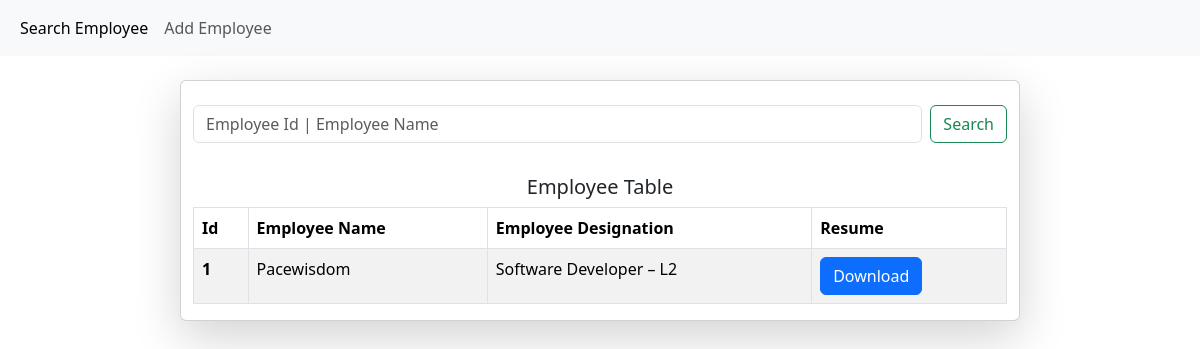
Before: / with the older database file.
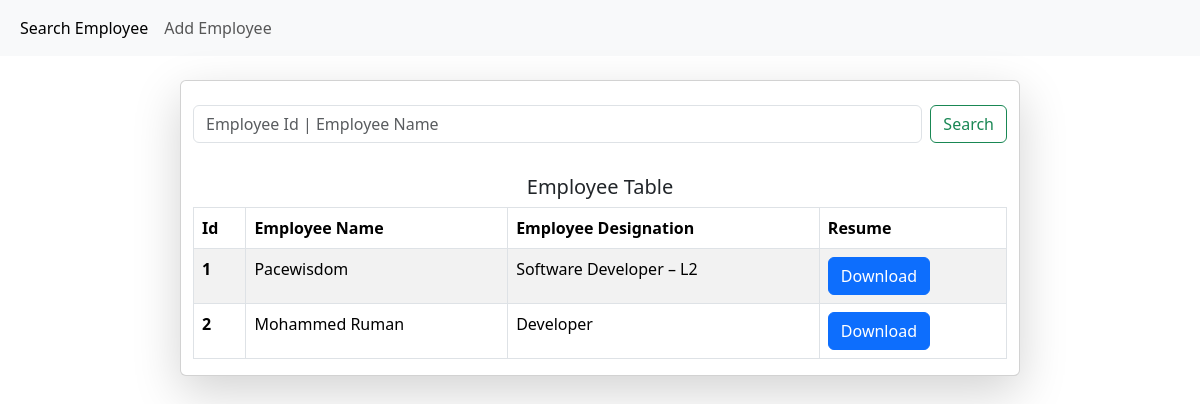
After: the same page with the newer database file.
### main/models.py (models this page shows)
class Employee(models.Model):
    name = models.CharField(max_length=80)
    designation = models.CharField(max_length=20)
    summary = models.TextField()
    projects = models.ManyToManyField('Project', related_name='employees')

### main/views.py (the view)
# urls.py: path('',views.resume_page,name='resume'),
def resume_page(request):
    employees = Employee.objects.all()
    if request.method == "POST":
        search = request.POST.get('search')
        employees = Employee.objects.filter(name__icontains=search) | Employee.objects.filter(id__icontains=search)
    return render(request, 'resume.html', {'employees': employees})

### templates/resume.html (shortened to what this page needs)
{% extends 'base.html' %}
{% block content %}
    <div class="container mt-4 card shadow-lg" style="max-width: 70%;">
        <form class="d-flex mt-4 mb-3" method="post">
            <input class="form-control me-2" type="search" placeholder="Employee Id | Employee Name" name="search">
            <button class="btn btn-outline-success" type="submit">Search</button>
        </form>
        {% if employees %}
            <h5 class="text-center mt-3 mb-2">Employee Table</h5>
            <table class="table table-bordered table-striped">
                <thead>
                    <tr>
                        <th scope="col">Id</th>
                        <th scope="col">Employee Name</th>
                        <th scope="col">Employee Designation</th>
                        <th scope="col">Resume</th>
                    </tr>
                </thead>
                <tbody>
                    {% for employee in employees %}
                        <tr>
                            <th scope="row">{{employee.id}}</th>
                            <td>{{employee.name}}</td>
                            <td>{{employee.designation}}</td>
                            <td><a href="{% url 'download' employee.id %}"class="btn btn-primary generate-resume" data-toggle="modal" data-target="#resumeModal" data-employee-id="{{ employee.id }}">Download</a></td>
                        </tr>
                    {% endfor %}
                </tbody>
            </table>
        {% else %}
            <div class="alert alert-warning" role="alert">
                No data found.
            </div>
        {% endif %}
    </div>
{% endblock %}

### templates/base.html (shortened to what this page needs)
<!doctype html>
<html lang="en">
  <head>
    <link href="https://cdn.jsdelivr.net/npm/bootstrap@5.3.3/dist/css/bootstrap.min.css" rel="stylesheet">
  </head>
  <body>
    <nav class="navbar navbar-expand-lg navbar-light bg-light">
      <div class="container-fluid">
          <div class="collapse navbar-collapse" id="navbarSupportedContent">
              <ul class="navbar-nav me-auto mb-2 mb-lg-0">
                  <li class="nav-item">
                      <a class="nav-link active" aria-current="page" href='{% url "resume" %}'>Search Employee</a>
                  </li>
                  <li class="nav-item">
                      <a class="nav-link" href='{% url "employee" %}'>Add Employee</a>
                  </li>
              </ul>
          </div>
      </div>
  </nav>
    {% block content %}
    {% endblock %}
  </body>
</html>

Changed rows visible on the page:
added Employee: id "2", name "Mohammed Ruman", designation "Developer"
